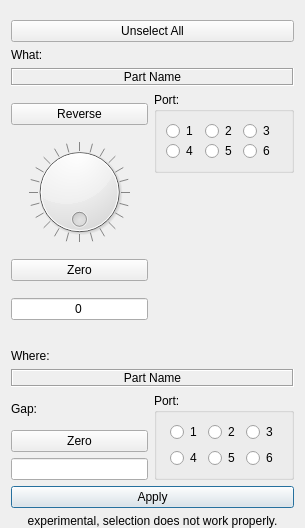
<?xml version="1.0" encoding="UTF-8"?>
<ui version="4.0">
 <class>MoveToPanel</class>
 <widget class="QDialog" name="MoveToPanel">
  <property name="geometry">
   <rect>
    <x>0</x>
    <y>0</y>
    <width>305</width>
    <height>528</height>
   </rect>
  </property>
  <property name="sizePolicy">
   <sizepolicy hsizetype="Fixed" vsizetype="Preferred">
    <horstretch>0</horstretch>
    <verstretch>0</verstretch>
   </sizepolicy>
  </property>
  <property name="minimumSize">
   <size>
    <width>24</width>
    <height>0</height>
   </size>
  </property>
  <property name="windowTitle">
   <string>Move To</string>
  </property>
  <layout class="QGridLayout" name="gridLayout">
   <property name="topMargin">
    <number>0</number>
   </property>
   <property name="bottomMargin">
    <number>0</number>
   </property>
   <item row="16" column="0">
    <widget class="QPushButton" name="buttonApply">
     <property name="text">
      <string>Apply</string>
     </property>
    </widget>
   </item>
   <item row="11" column="0">
    <widget class="QLabel" name="label_3">
     <property name="sizePolicy">
      <sizepolicy hsizetype="Expanding" vsizetype="Fixed">
       <horstretch>0</horstretch>
       <verstretch>0</verstretch>
      </sizepolicy>
     </property>
     <property name="text">
      <string>What:</string>
     </property>
    </widget>
   </item>
   <item row="9" column="0">
    <widget class="QLabel" name="labelInstructions">
     <property name="sizePolicy">
      <sizepolicy hsizetype="Minimum" vsizetype="Fixed">
       <horstretch>0</horstretch>
       <verstretch>0</verstretch>
      </sizepolicy>
     </property>
     <property name="minimumSize">
      <size>
       <width>24</width>
       <height>0</height>
      </size>
     </property>
     <property name="text">
      <string/>
     </property>
     <property name="alignment">
      <set>Qt::AlignCenter</set>
     </property>
    </widget>
   </item>
   <item row="17" column="0">
    <layout class="QVBoxLayout" name="verticalLayout">
     <property name="spacing">
      <number>6</number>
     </property>
     <property name="sizeConstraint">
      <enum>QLayout::SetDefaultConstraint</enum>
     </property>
     <item>
      <widget class="QLabel" name="label_2">
       <property name="sizePolicy">
        <sizepolicy hsizetype="Preferred" vsizetype="Fixed">
         <horstretch>0</horstretch>
         <verstretch>0</verstretch>
        </sizepolicy>
       </property>
       <property name="text">
        <string>experimental, selection does not work properly.</string>
       </property>
       <property name="textFormat">
        <enum>Qt::PlainText</enum>
       </property>
       <property name="alignment">
        <set>Qt::AlignCenter</set>
       </property>
       <property name="wordWrap">
        <bool>true</bool>
       </property>
      </widget>
     </item>
    </layout>
   </item>
   <item row="14" column="0">
    <layout class="QGridLayout" name="gridLayout_2" columnstretch="0,0">
     <property name="topMargin">
      <number>0</number>
     </property>
     <property name="bottomMargin">
      <number>0</number>
     </property>
     <item row="0" column="0" colspan="2">
      <widget class="QLabel" name="labelPartName">
       <property name="sizePolicy">
        <sizepolicy hsizetype="Minimum" vsizetype="Fixed">
         <horstretch>0</horstretch>
         <verstretch>0</verstretch>
        </sizepolicy>
       </property>
       <property name="minimumSize">
        <size>
         <width>24</width>
         <height>0</height>
        </size>
       </property>
       <property name="frameShape">
        <enum>QFrame::Box</enum>
       </property>
       <property name="frameShadow">
        <enum>QFrame::Sunken</enum>
       </property>
       <property name="text">
        <string>Part Name</string>
       </property>
       <property name="alignment">
        <set>Qt::AlignCenter</set>
       </property>
      </widget>
     </item>
     <item row="10" column="0">
      <widget class="QLineEdit" name="editGap">
       <property name="alignment">
        <set>Qt::AlignRight|Qt::AlignTrailing|Qt::AlignVCenter</set>
       </property>
      </widget>
     </item>
     <item row="8" column="0">
      <widget class="QLabel" name="label">
       <property name="text">
        <string>Gap:</string>
       </property>
      </widget>
     </item>
     <item row="8" column="1" rowspan="3">
      <widget class="QGroupBox" name="groupBoxPorts_2">
       <property name="sizePolicy">
        <sizepolicy hsizetype="Preferred" vsizetype="Preferred">
         <horstretch>0</horstretch>
         <verstretch>0</verstretch>
        </sizepolicy>
       </property>
       <property name="maximumSize">
        <size>
         <width>16777215</width>
         <height>16777215</height>
        </size>
       </property>
       <property name="title">
        <string>Port:</string>
       </property>
       <layout class="QVBoxLayout" name="verticalLayout_5">
        <item>
         <layout class="QGridLayout" name="gridLayout_4" rowstretch="0,0" columnstretch="0,0,0" rowminimumheight="0,0" columnminimumwidth="0,0,0">
          <property name="sizeConstraint">
           <enum>QLayout::SetDefaultConstraint</enum>
          </property>
          <property name="leftMargin">
           <number>4</number>
          </property>
          <property name="rightMargin">
           <number>4</number>
          </property>
          <item row="0" column="0">
           <widget class="QRadioButton" name="radioDestinationPort1">
            <property name="text">
             <string>1</string>
            </property>
           </widget>
          </item>
          <item row="0" column="1">
           <widget class="QRadioButton" name="radioDestinationPort2">
            <property name="text">
             <string>2</string>
            </property>
           </widget>
          </item>
          <item row="0" column="2">
           <widget class="QRadioButton" name="radioDestinationPort3">
            <property name="text">
             <string>3</string>
            </property>
           </widget>
          </item>
          <item row="1" column="0">
           <widget class="QRadioButton" name="radioDestinationPort4">
            <property name="text">
             <string>4</string>
            </property>
           </widget>
          </item>
          <item row="1" column="1">
           <widget class="QRadioButton" name="radioDestinationPort5">
            <property name="text">
             <string>5</string>
            </property>
           </widget>
          </item>
          <item row="1" column="2">
           <widget class="QRadioButton" name="radioDestinationPort6">
            <property name="text">
             <string>6</string>
            </property>
           </widget>
          </item>
         </layout>
        </item>
       </layout>
      </widget>
     </item>
     <item row="4" column="0" colspan="2">
      <widget class="QLabel" name="label_4">
       <property name="sizePolicy">
        <sizepolicy hsizetype="Preferred" vsizetype="Fixed">
         <horstretch>0</horstretch>
         <verstretch>0</verstretch>
        </sizepolicy>
       </property>
       <property name="text">
        <string>Where:</string>
       </property>
       <property name="margin">
        <number>0</number>
       </property>
      </widget>
     </item>
     <item row="1" column="1">
      <widget class="QGroupBox" name="groupBoxPorts">
       <property name="sizePolicy">
        <sizepolicy hsizetype="Preferred" vsizetype="Preferred">
         <horstretch>0</horstretch>
         <verstretch>0</verstretch>
        </sizepolicy>
       </property>
       <property name="maximumSize">
        <size>
         <width>16777215</width>
         <height>16777215</height>
        </size>
       </property>
       <property name="title">
        <string>Port:</string>
       </property>
       <layout class="QVBoxLayout" name="verticalLayout_4">
        <item>
         <layout class="QGridLayout" name="gridLayout_3" rowstretch="0,0" columnstretch="0,0,0" rowminimumheight="0,0" columnminimumwidth="0,0,0">
          <property name="sizeConstraint">
           <enum>QLayout::SetDefaultConstraint</enum>
          </property>
          <property name="leftMargin">
           <number>0</number>
          </property>
          <property name="rightMargin">
           <number>0</number>
          </property>
          <property name="spacing">
           <number>0</number>
          </property>
          <item row="0" column="0">
           <widget class="QRadioButton" name="radioPort1">
            <property name="text">
             <string>1</string>
            </property>
            <attribute name="buttonGroup">
             <string notr="true">buttonGroup</string>
            </attribute>
           </widget>
          </item>
          <item row="0" column="1">
           <widget class="QRadioButton" name="radioPort2">
            <property name="text">
             <string>2</string>
            </property>
            <attribute name="buttonGroup">
             <string notr="true">buttonGroup</string>
            </attribute>
           </widget>
          </item>
          <item row="0" column="2">
           <widget class="QRadioButton" name="radioPort3">
            <property name="text">
             <string>3</string>
            </property>
            <attribute name="buttonGroup">
             <string notr="true">buttonGroup</string>
            </attribute>
           </widget>
          </item>
          <item row="1" column="0">
           <widget class="QRadioButton" name="radioPort4">
            <property name="text">
             <string>4</string>
            </property>
            <attribute name="buttonGroup">
             <string notr="true">buttonGroup</string>
            </attribute>
           </widget>
          </item>
          <item row="1" column="1">
           <widget class="QRadioButton" name="radioPort5">
            <property name="text">
             <string>5</string>
            </property>
            <attribute name="buttonGroup">
             <string notr="true">buttonGroup</string>
            </attribute>
           </widget>
          </item>
          <item row="1" column="2">
           <widget class="QRadioButton" name="radioPort6">
            <property name="text">
             <string>6</string>
            </property>
            <attribute name="buttonGroup">
             <string notr="true">buttonGroup</string>
            </attribute>
           </widget>
          </item>
         </layout>
        </item>
       </layout>
      </widget>
     </item>
     <item row="9" column="0">
      <widget class="QPushButton" name="buttonZeroGap">
       <property name="text">
        <string>Zero</string>
       </property>
      </widget>
     </item>
     <item row="2" column="1">
      <spacer name="verticalSpacer">
       <property name="orientation">
        <enum>Qt::Vertical</enum>
       </property>
       <property name="sizeHint" stdset="0">
        <size>
         <width>20</width>
         <height>0</height>
        </size>
       </property>
      </spacer>
     </item>
     <item row="6" column="0" colspan="2">
      <widget class="QLabel" name="labelDestinationPartName">
       <property name="sizePolicy">
        <sizepolicy hsizetype="Minimum" vsizetype="Fixed">
         <horstretch>0</horstretch>
         <verstretch>0</verstretch>
        </sizepolicy>
       </property>
       <property name="minimumSize">
        <size>
         <width>24</width>
         <height>0</height>
        </size>
       </property>
       <property name="frameShape">
        <enum>QFrame::Box</enum>
       </property>
       <property name="frameShadow">
        <enum>QFrame::Sunken</enum>
       </property>
       <property name="text">
        <string>Part Name</string>
       </property>
       <property name="alignment">
        <set>Qt::AlignCenter</set>
       </property>
      </widget>
     </item>
     <item row="1" column="0" rowspan="2">
      <layout class="QVBoxLayout" name="verticalLayout_2">
       <item>
        <widget class="QPushButton" name="buttonReverse">
         <property name="text">
          <string>Reverse</string>
         </property>
        </widget>
       </item>
       <item>
        <widget class="QDial" name="dialDegree">
         <property name="sizePolicy">
          <sizepolicy hsizetype="Minimum" vsizetype="Fixed">
           <horstretch>0</horstretch>
           <verstretch>0</verstretch>
          </sizepolicy>
         </property>
         <property name="minimumSize">
          <size>
           <width>24</width>
           <height>0</height>
          </size>
         </property>
         <property name="layoutDirection">
          <enum>Qt::LeftToRight</enum>
         </property>
         <property name="maximum">
          <number>360</number>
         </property>
         <property name="pageStep">
          <number>15</number>
         </property>
         <property name="value">
          <number>0</number>
         </property>
         <property name="orientation">
          <enum>Qt::Vertical</enum>
         </property>
         <property name="invertedAppearance">
          <bool>false</bool>
         </property>
         <property name="invertedControls">
          <bool>false</bool>
         </property>
         <property name="wrapping">
          <bool>true</bool>
         </property>
         <property name="notchTarget">
          <double>15.000000000000000</double>
         </property>
         <property name="notchesVisible">
          <bool>true</bool>
         </property>
        </widget>
       </item>
       <item>
        <widget class="QPushButton" name="buttonZeroAngle">
         <property name="text">
          <string>Zero</string>
         </property>
        </widget>
       </item>
       <item>
        <widget class="QLineEdit" name="editDegree">
         <property name="sizePolicy">
          <sizepolicy hsizetype="Minimum" vsizetype="Fixed">
           <horstretch>0</horstretch>
           <verstretch>0</verstretch>
          </sizepolicy>
         </property>
         <property name="minimumSize">
          <size>
           <width>24</width>
           <height>0</height>
          </size>
         </property>
         <property name="text">
          <string>0</string>
         </property>
         <property name="alignment">
          <set>Qt::AlignCenter</set>
         </property>
        </widget>
       </item>
      </layout>
     </item>
     <item row="3" column="0" colspan="2">
      <spacer name="verticalSpacer_2">
       <property name="orientation">
        <enum>Qt::Vertical</enum>
       </property>
       <property name="sizeType">
        <enum>QSizePolicy::Fixed</enum>
       </property>
       <property name="sizeHint" stdset="0">
        <size>
         <width>20</width>
         <height>10</height>
        </size>
       </property>
      </spacer>
     </item>
    </layout>
   </item>
   <item row="10" column="0">
    <widget class="QPushButton" name="buttonUnselectAll">
     <property name="text">
      <string>Unselect All</string>
     </property>
    </widget>
   </item>
  </layout>
 </widget>
 <resources/>
 <connections/>
 <slots>
  <slot>onApplyClicked()</slot>
  <slot>onAxisRadioSelected()</slot>
  <slot>onPortRadioSelected()</slot>
  <slot>onReverseClicked()</slot>
  <slot>onEditDegreeChanged()</slot>
  <slot>onDialDegreeChanged()</slot>
 </slots>
 <buttongroups>
  <buttongroup name="buttonGroup"/>
 </buttongroups>
</ui>
